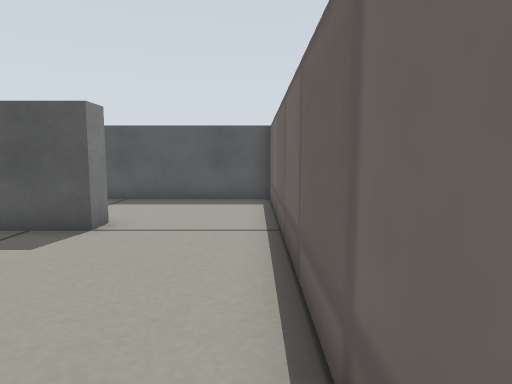
view 1 (above)

14 first-person views from a walk through a Gazebo world. The camera is 0.29 m above the floor, tilts 6° down and sees 75° across. The floor is counted in squares, 0.2 m on a side. Each view is taken from the middle of a square. On the plan, view 1 faces up. The plan holds only what a view shows up to about 15 squares ahead; the rest is blank. Simple patterns stand in for the simulator's built-in surfaces.

view 2
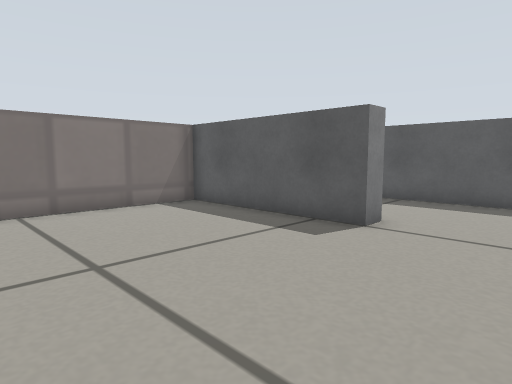

view 3
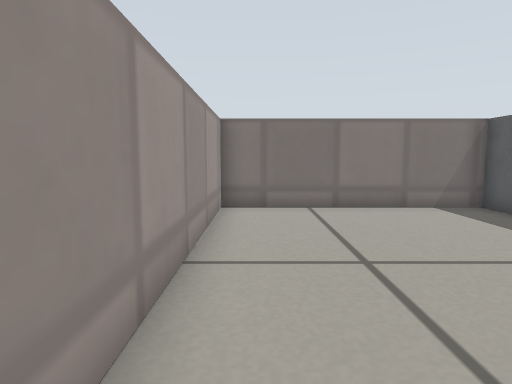

view 4
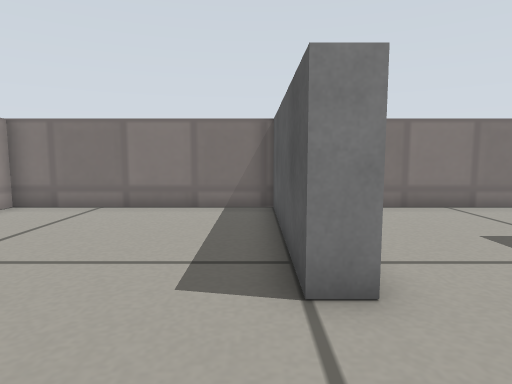

view 5
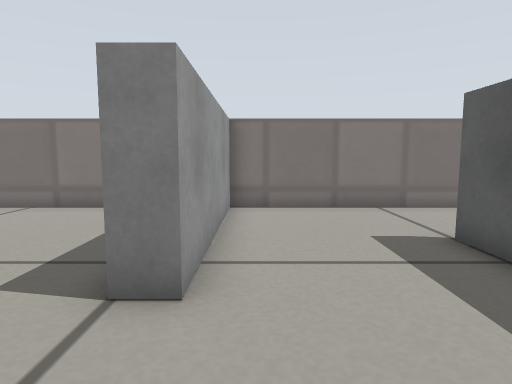

view 6
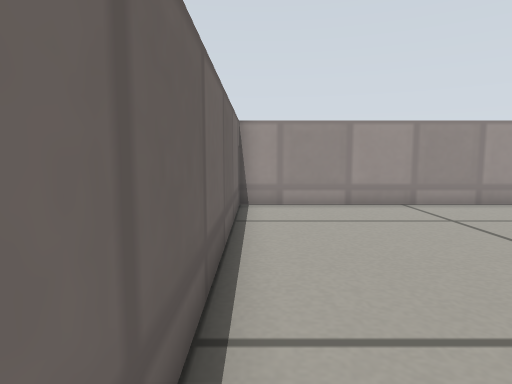

view 7
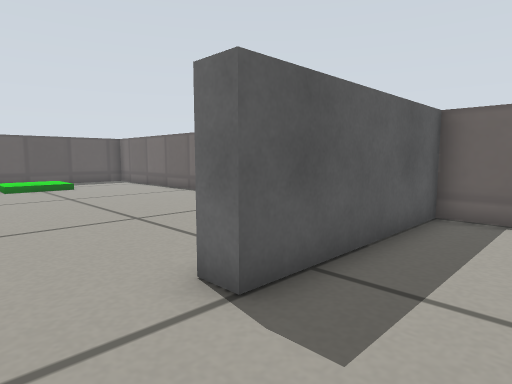

view 8
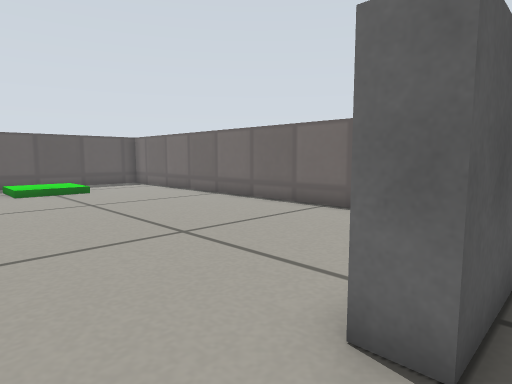

view 9
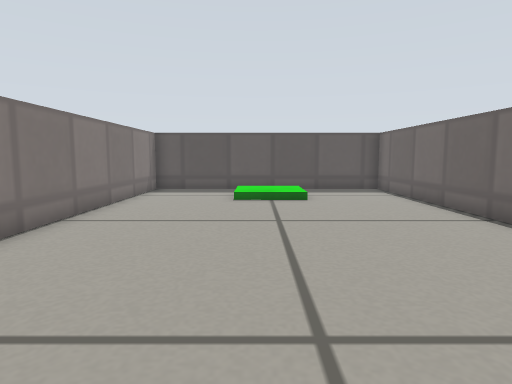

view 10
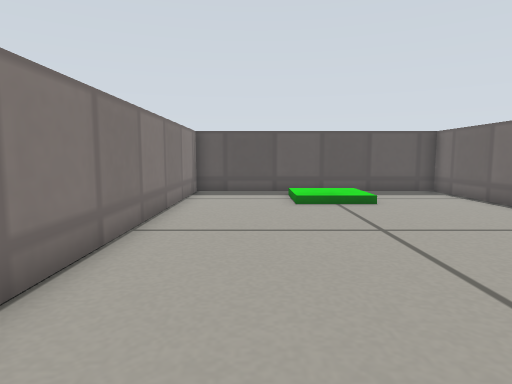

view 11
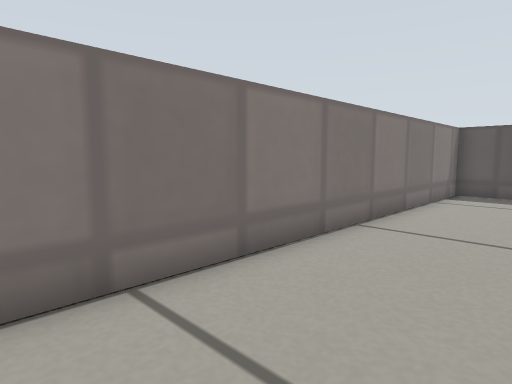

view 12
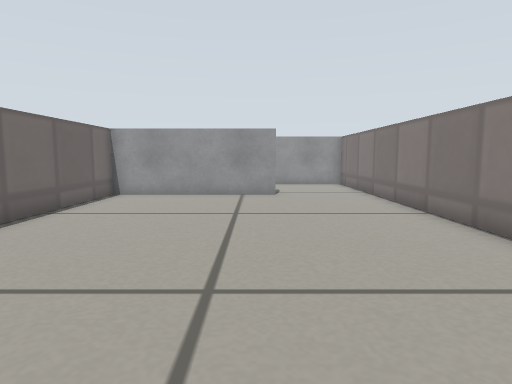

view 13
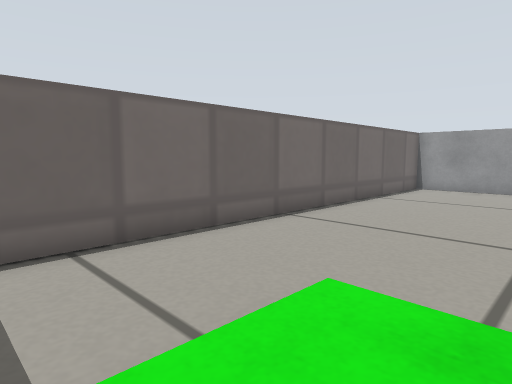

view 14
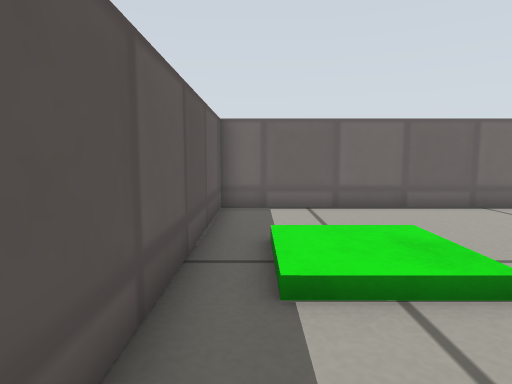

### Floor plan
Ten units are one square. View 1 is at (0, 0); x grows to the right and y downward. Boxes are objects, and circles mark ways between rooms. Rooms are numbered by the first view taken in them; rooms with no view inside come last. Other rooms are left out.
<svg viewBox="-100 -295 110 310">
<path fill="none" stroke="#000" d="M-32 -73 -32 -65 -95 -65 -95 10 5 10 5 -75M5 -75 5 -115 -35 -115M-95 -125 -95 -73 -32 -73M-35 -115 -57 -115 -57 -122M-57 -122 5 -122 5 -290 -95 -290 -95 -125"/>
<circle cx="-15" cy="-70" r="3" fill="#2a7"/>
<circle cx="-45" cy="-95" r="3" fill="#2a7"/>
<circle cx="-75" cy="-120" r="3" fill="#2a7"/>
<text x="-40" y="-30">1</text>
<text x="-20" y="-100">2</text>
<text x="-70" y="-100">3</text>
<text x="-50" y="-210">4</text>
</svg>
Room 1 opens to room 2. Room 2 opens to room 3. Room 3 opens to room 4.

Where each view was taken, in squares from view 1:
view 1: 0 up, 0 right, facing up
view 2: 0 up, 0 right, facing up-left
view 3: 0 up, 0 right, facing left
view 4: 6 up, 0 right, facing left
view 5: 8 up, 0 right, facing left
view 6: 9 up, 0 right, facing down
view 7: 9 up, 8 left, facing up-right
view 8: 11 up, 8 left, facing up-right
view 9: 14 up, 5 left, facing up
view 10: 15 up, 7 left, facing up
view 11: 15 up, 6 left, facing up-left
view 12: 25 up, 5 left, facing down
view 13: 28 up, 5 left, facing down-right
view 14: 28 up, 9 left, facing right
